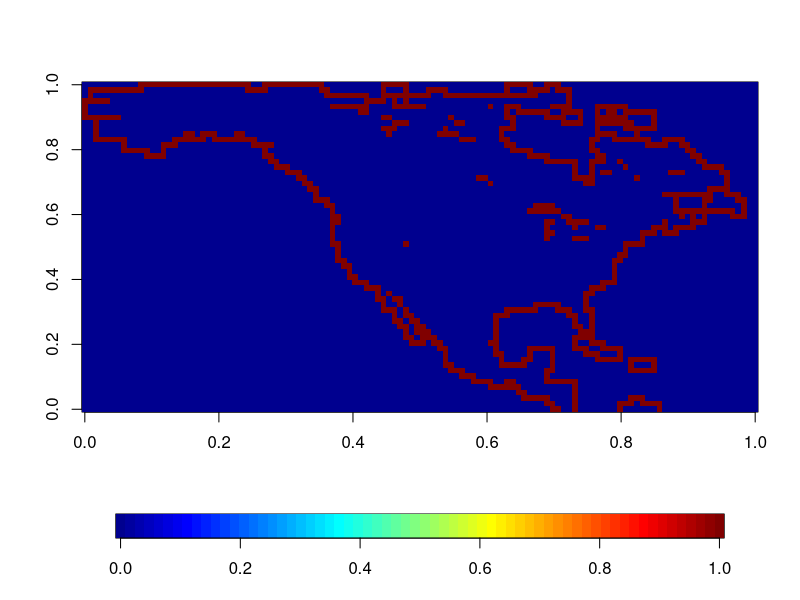
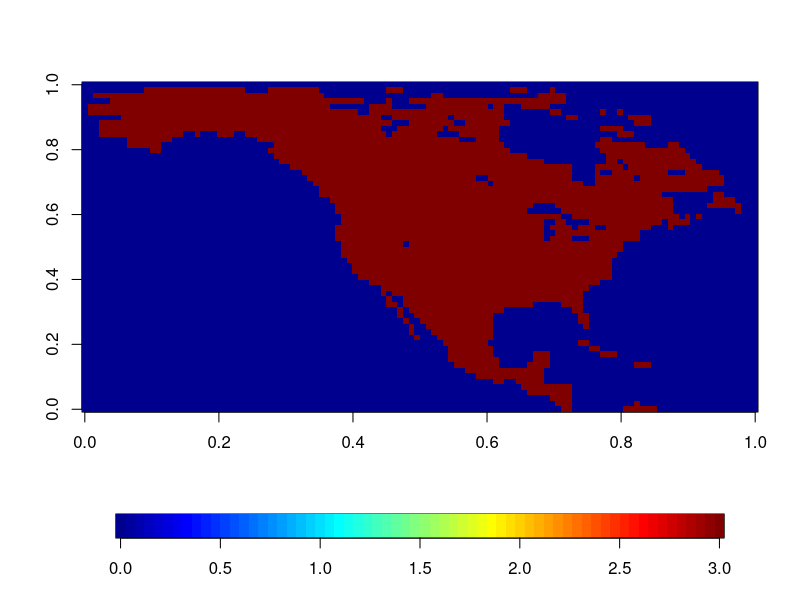
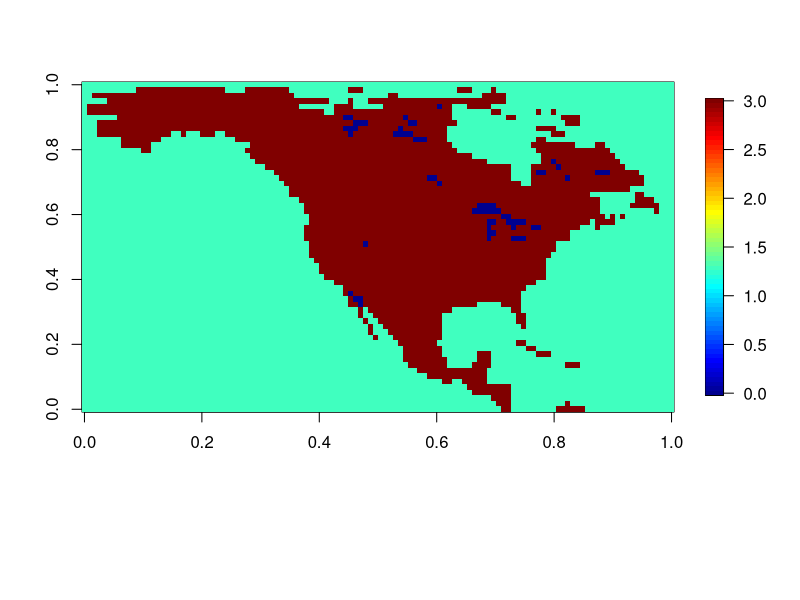

Here is the R script that generated these plots, in order:
## ---- chunk 1
LAI = read.table("LAI.csv", sep = ",")
LAI = as.matrix(LAI)

T = dim(LAI)[1] 
Tlist = 1:T 
LAI = sapply(Tlist, function(i) matrix(LAI[i,], nrow=120, ncol=60, byrow=T), 
simplify="array")

library(fields) 
LAIsp <- LAI[,,7]
## ---- chunk 2
LAIsp <- LAI[,,7]
bound <- array(0, c(120, 60))
for (i in 1:120) {
  for (j in 1:60) {
    if (LAIsp[i, j] == 0 && sum(LAIsp[(i-1):min((i+1), 120), (j-1):min((j+1), 60)]) > 0 ) {
      bound[i, j] <- 1 
    }
  }
}

image.plot(bound, horizontal = T)
## ---- chunk 3

L = (LAI[,,7] > 0) * 3
image.plot(L, horizontal = T)

n = dim(L)[1]
m = dim(L)[2]

unexplored = array(0, c(120, 60))
crt_r = c(1) #row index
crt_c = c(1) #column index
unexplored[1,1] = 1

step_r = c(-1, 1, 0, 0) #searching direction in row
step_c = c(0, 0, -1, 1) #searching direction in column

while (length(crt_r) != 0){
  nbh_r = nbh_c = c()
  for (i in 1:length(crt_r)){
    L[crt_r[i],crt_c[i]] = 1.3 #grean ocean:)
    for (j in 1:4){ #search for 4 directions
      next_r = min(max(crt_r[i]+step_r[j], 1), n) #row index of the new point
      next_c = min(max(crt_c[i]+step_c[j], 1), m) #column index of the new point
      if(L[next_r, next_c] == 0 & unexplored[next_r, next_c] == 0){
        nbh_r = c(nbh_r, next_r)
        nbh_c = c(nbh_c, next_c)
        unexplored[next_r, next_c] = 1
      }
    }
  }
  crt_r = nbh_r  
  crt_c = nbh_c
}
image.plot(L) #plot the root points in this search phase
## ---- chunk 4
mysort <- function (x, y, z) {
  if (x > y) {
    t = x 
    x = y
    y = t
  }
  if (y > z) {
    t = y
    y = z
    z = t
    if (x > y) {
      t = x 
      x = y
      y = t
    }
  }
  return (c(x, y, z))
}

mysort(1,5,2)

mysort2 <- function (x) {
  
  for (j in 1:(length(x) -1) ) {
    
    for (i in 1:(length(x) - j)) {
      if (x[i] > x[i+1]) {
        t = x[i]
        x[i] = x[i+1] 
        x[i+1] = t
      }
    }
  }
  return (x)
} 

mysort2(c(10,6,3,12,5,3,5,6,9))

mysort3 <- function (s, d) {
  s <- mysort2(s)
  if (d == 1) {
    return (s)
  }
  if (d == 0) {
    for (i in 1:(length(s)/2)) {
      t = s[i]
      s[i] = s[length(s) - i +1]
      s[length(s) - i + 1] = t
    }
    return (s)
  }
  
  
}
mysort3(c(14, 12, 19, 3, 9, 21, 19), 0)
mysort3(c(14, 12, 19, 3, 9, 21, 19), 1)
